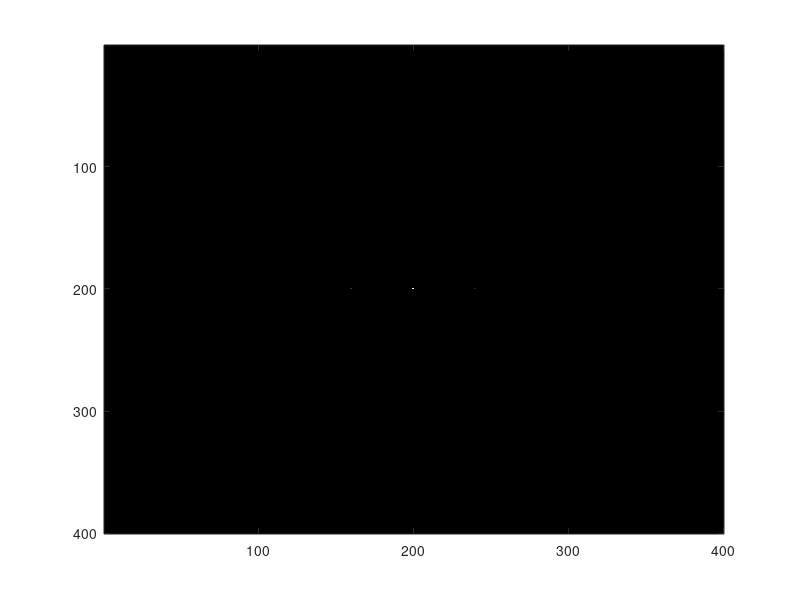

The MATLAB source for this figure:

%clear all; %Emptying workspace
close all; %Closing all figures
temp = uint8(zeros(400,400,3)); %Create a dark stimulus matrix
temp1 = cell(10,2); %Create a cell that can hold 10 matrices

brighter = []; %lef = 10*randperm(9); lef = [lef 0];
rb = []; ra = [];
abs_t = 25.7; 
% rb = 10*randperm(9); rb = [rb(1:1) 0 rb(2:end)]; 
% ra = []; temp_rb = rb;
% for e = 1:numel(temp_rb)
%     pos = randi([1 numel(temp_rb)]);
%     ra = [ra temp_rb(pos)];
%     temp_rb(pos) = [];
% end


% we keep iterating until we get different brightness levels for each point
% condition = ra==rb; 
% 
% while (sum(condition) > 0)
%     ra = []; rb = [];
%     ra = 10*randperm(9); rb = 10*randperm(9); 
%     rb = [rb(1:1) 0 rb(2:end)]; ra = [ra(1:2) 0 rb(4:end)];
%     condition = ra==rb;
% end

for i = 1:10 %Filling temp1
    % : for white, 1 for red, 2 for green, 3 for blue
    % fixation point
    temp(200,200,:) = 255; 
    
    % comparison point on the left (relative threshold)
    b = abs_t + (90 - abs_t)/2;%lef(i);
    %b = rb(i);
    temp(200,160,:) = b; 
    
    % target point on the right (absolute threshold)
    a = abs_t + (i - 1)*((90 - abs_t)/10);
    %a = ra(i);
    temp(200,240,:) = a; 
    
%     if (i < 6)
%         % comparison point on the left (relative threshold)
%         b = abs_t + (90 - abs_t)/2;%lef(i);
%         %b = rb(i);
%         temp(200,160,:) = b; 
%     
%         % target point on the right (absolute threshold)
%         a = abs_t + (i - 1)*((b - abs_t)/div);
%         %a = ra(i);
%         temp(200,240,:) = a;  
%     end
%     if (i >= 6)
%         
%         % target point on the right (absolute threshold)
%         a = 90 - abs_t;
%         %a = ra(i);
%         temp(200,240,:) = abs_t + a/2;
%         
%         % comparison point on the left (relative threshold)
%         b = abs_t + (i - 1)*(b/div);%lef(i);
%         %b = rb(i);
%         temp(200,160,:) =  b;
%     
%     end
        

    
    if (a > b)
        temp1{i,2} = 1;
    end
    if (a <= b)
        temp1{i,2} = 0;
    end
    
    rb = [rb b];
    ra = [ra a];
    %brightness_diff = [brightness_diff abs(a-b)];
    
    %Inserting a test point 40 pixels right of it. Brightness range 0 to 90.
    temp1{i,1} = temp; %Putting the respective modified matrix in cell
end %Done doing that


h = figure; %Creating a figure with a handle h
stimulusorder = randperm(200); %Creating a random order from 1 to 200.
%For the 200 trials. Allows to have
%a precisely equal number per condition.
stimulusorder = mod(stimulusorder,10); %Using the modulus function to
%create a range from 0 to 9. 20 each.
stimulusorder = stimulusorder + 1; %Now, the range is from 1 to 10, as
%desired.
score3 = zeros(10,1); %Keeping score. How many stimuli were reported seen

for i = 1:20 %200 trials, 20 per condition
    image(temp1{stimulusorder(1,i),1}) %Image the respective matrix. As
    %designated by stimulusorder
    i; %Give subject feedback about which trial we are in. No other feedback.
    pause; %Get the keypress
    temp2 = get(h,'CurrentCharacter'); %Get the keypress. "." for present,
    %"," for absent.
    
    %for absolute threshold:
    %temp3 = strcmp('.', temp2);
    
    %for relative threshold:
    temp3 = strcmp('.', temp2); %Compare strings. If . (present), temp3 = 1 otherwise 0.
    
    if (temp1{stimulusorder(1,i),2} == 1 && temp3 == 1)
        %Add up in the respective score sheet.
        score3(stimulusorder(1,i)) = score3(stimulusorder(1,i)) + 1; 
    end
    if (temp1{stimulusorder(1,i),2} == 0 && temp3 == 0)
        score3(stimulusorder(1,i)) = score3(stimulusorder(1,i)) + 0;
    end
        
end %End the presentation of trials, after 200 have lapsed.

% plotting scores as a probabilistic curve
%plot(0:10:90, score/20);
%xlim([0 90]); ylim([0 1]);

close all; 

% sorting and post-processing for relative thresholds
brightness_diff = abs(ra - rb);
brightness_diff = round(brightness_diff);
[brightness_diff, sortId] = sort(brightness_diff,'ascend'); 
score3 = score3(sortId);

u = unique(brightness_diff);
n = histc(brightness_diff,u);
tempscore = []; avg = 0; var = 1;
for i = 1:1:numel(u)
    for j = 1:1:n(i)
        avg = avg + score3(var);
        var = var + 1;
    end
    avg = avg/(n(i));
    tempscore = [tempscore avg];
    avg = 0;
end


        
%elements = find(ismember(brightness_diff, u(n > 1)));

% weber fraction = relative change / original value

